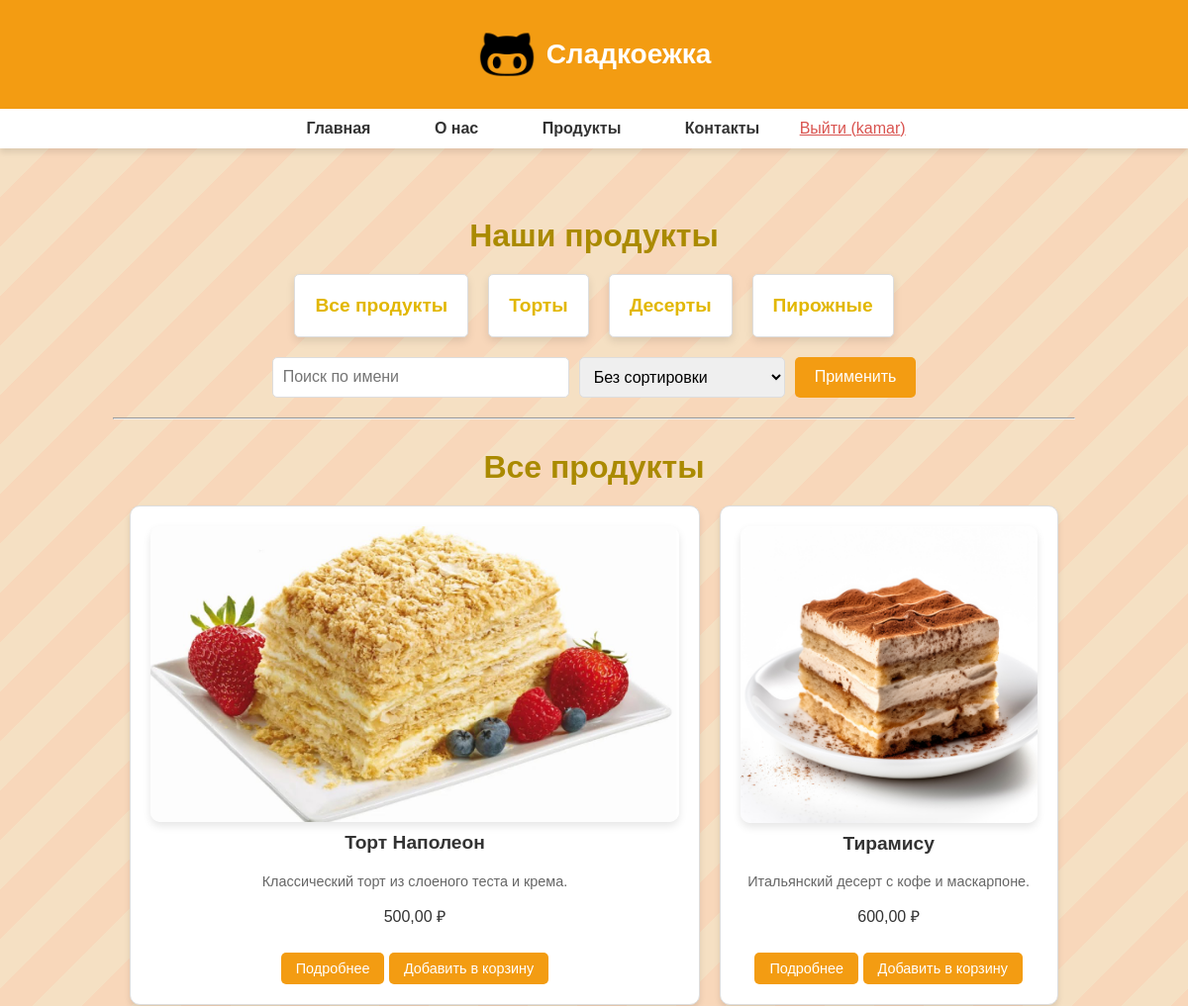
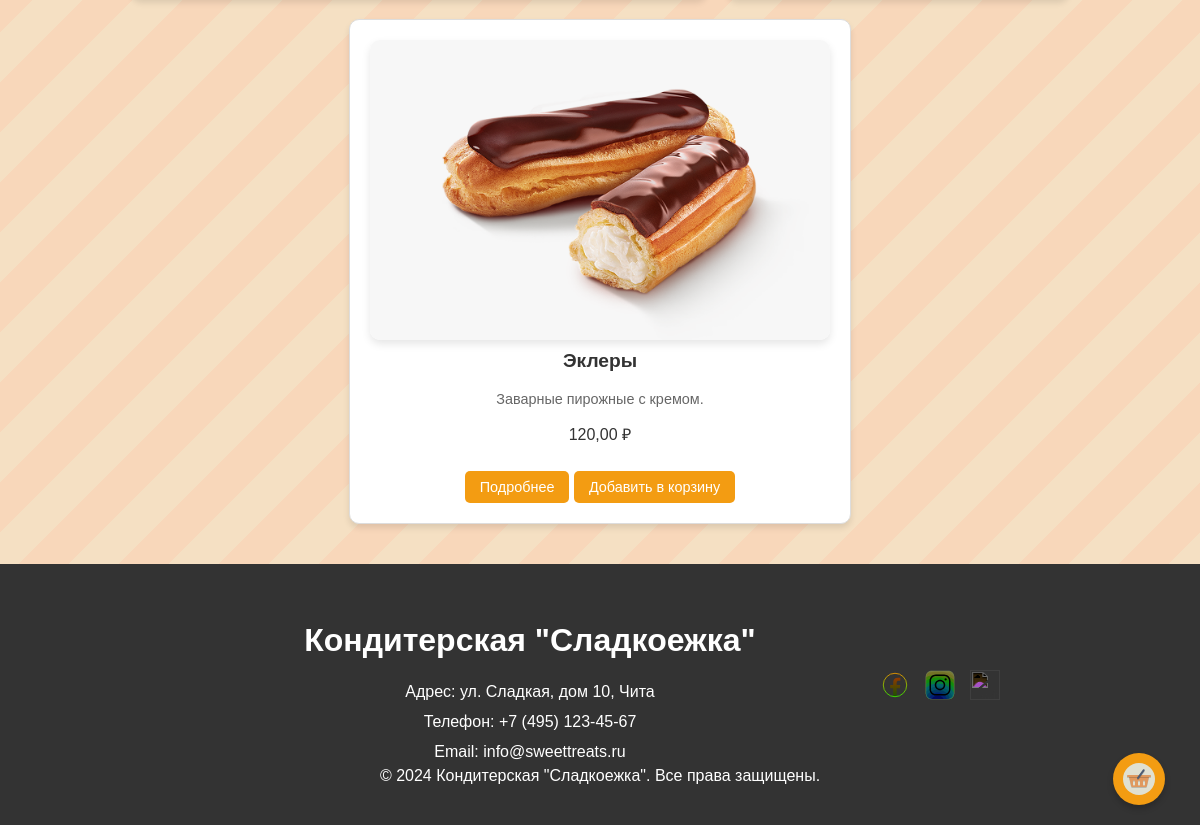
The page /products/ (signed in) on the database its author committed (2 pictures, top to bottom).
### shop/models.py (models this page shows, shortened)
class Product(models.Model):
    CATEGORY_CHOICES = [
        ('Торты', 'Торты'),
        ('Десерты', 'Десерты'),
        ('Пирожные', 'Пирожные'),
    ]
    name = models.CharField(max_length=100, verbose_name="Название")
    description = models.TextField(verbose_name="Краткое описание")
    detailed_description = models.TextField(verbose_name="Подробное описание")
    price = models.DecimalField(max_digits=10, decimal_places=2, verbose_name="Цена")
    image = models.ImageField(upload_to='products/', verbose_name="Изображение")
    category = models.CharField(max_length=50, choices=CATEGORY_CHOICES, verbose_name="Категория")

### shop/views.py (the view)
# urls.py: path('products/', views.product_list, name='product_list'),
def product_list(request):
    category = request.GET.get('category')
    search_query = request.GET.get('search', '')
    sort_price = request.GET.get('sort_price', '')
    products = Product.objects.all()
    if category:
        products = products.filter(category=category)
    if search_query:
        products = products.filter(name__icontains=search_query)
    if sort_price == 'asc':
        products = products.order_by('price')
    elif sort_price == 'desc':
        products = products.order_by('-price')
    return render(request, 'shop/product_list.html', {
        'products': products,
        'category': category,
        'search_query': search_query,
        'sort_price': sort_price,
    })

### shop/templates/shop/product_list.html (shortened to what this page needs)
{% extends "shop/base.html" %}
{% block content %}
<div class="container">
    <h2 class="category-title">Наши продукты</h2>
    <div class="category-list">
        <div class="category-card">
            <a href="{% url 'product_list' %}" class="category-link">Все продукты</a>
        </div>
        <div class="category-card">
            <a href="{% url 'product_list' %}?category=Торты" class="category-link">Торты</a>
        </div>
        <div class="category-card">
            <a href="{% url 'product_list' %}?category=Десерты" class="category-link">Десерты</a>
        </div>
        <div class="category-card">
            <a href="{% url 'product_list' %}?category=Пирожные" class="category-link">Пирожные</a>
        </div>
    </div>
    <form method="get" class="filter-form">
        <input type="text" name="search" value="{{ search_query }}" placeholder="Поиск по имени" class="search-input">
        <select name="sort_price" class="sort-select">
            <option value="" {% if not sort_price %}selected{% endif %}>Без сортировки</option>
        </select>
        <button type="submit" class="btn">Применить</button>
    </form>
    <hr>
    <h2 class="category-title">
        {% if category %}Категория: {{ category }}{% else %}Все продукты{% endif %}
    </h2>
    <div class="product-list">
        {% for product in products %}
        <div class="product-card">
            <img src="{{ product.image.url }}" alt="{{ product.name }}" class="product-image">
            <h3>{{ product.name }}</h3>
            <p class="product-description">{{ product.description }}</p>
            <p class="price">{{ product.price }} ₽</p>
            <a href="{% url 'product_detail' product.id %}" class="btn">Подробнее</a>
            <a href="{% url 'add_to_cart' product.id %}" class="btn">Добавить в корзину</a>
        </div>
        {% endfor %}
    </div>
</div>
{% endblock %}

### shop/templates/shop/base.html (shortened to what this page needs)
{% load static %}
<html lang="en">
<head>
    <link rel="stylesheet" href="{% static 'css/styles.css' %}">
</head>
<body>
    <header class="header">
        <div class="logo">
            <img src="{% static 'images/logo.jpg' %}" alt="Логотип Кондитерской">
            <h1>Сладкоежка</h1>
        </div>
    </header>
    <nav>
        <a href="{% url 'index' %}">Главная</a>
        <a href="{% url 'about' %}">О нас</a>
        <a href="{% url 'product_list' %}">Продукты</a>
        <a href="{% url 'contacts' %}">Контакты</a>
        {% if user.is_authenticated %}
            <a href="{% url 'cart_detail' %}" class="cart-icon">
                <img src="{% static 'icons/cart.svg' %}" alt="Корзина">
            </a>
        {% else %}
            <a href="{% url 'auth' %}">Войти/Регистрация</a>
        {% endif %}
        {% if user.is_authenticated %}
            <form action="{% url 'logout' %}" method="post" style="display: inline;">
                <button type="submit" class="logout">Выйти ({{ user.username }})</button>
            </form>
        {% endif %}
    </nav>
    <div class="container">
        {% block content %}{% endblock %}
    </div>
    <footer class="footer">
        <div class="footer-container">
            <div class="footer-info">
                <h1>Кондитерская "Сладкоежка"</h1>
                <p>Адрес: ул. Сладкая, дом 10, Чита</p>
                <p>Телефон: +7 (495) 123-45-67</p>
                <p>Email: info@sweettreats.ru</p>
            </div>
            <div class="footer-social">
                <a href="#" class="social-link"><img src="{% static 'icons/facebook.svg' %}" alt="Facebook"></a>
                <a href="#" class="social-link"><img src="{% static 'icons/instagram.svg' %}" alt="Instagram"></a>
                <a href="#" class="social-link"><img src="{% static 'icons/twitter.svg' %}" alt="Twitter"></a>
            </div>
        </div>
        <p class="footer-copyright">&copy; 2024 Кондитерская "Сладкоежка". Все права защищены.</p>
    </footer>
</body>
</html>

### shop/static/css/styles.css (style rules this page uses)
body { font-family: 'Poppins', sans-serif; margin: 0; padding: 0; background: linear-gradient(135deg, #f8d7ba 25%, #f5e0c3 25%, #f5e0c3 50%, #f8d7ba 50%, #f8d7ba 75%, #f5e0c3 75%, #f5e0c3 100%); background-size: 100px 100px; color: #333; }
h2 { color: #2c3e50; text-align: center; font-size: 2em; margin-top: 30px; }
.header { background-color: #f39c12; padding: 20px; text-align: center; color: white; }
header .logo { display: flex; align-items: center; justify-content: center; }
header .logo img { width: 60px; height: 60px; margin-right: 10px; }
header .logo h1 { font-size: 28px; color: white; }
.logout { background: none; color: #d9534f; border: none; text-decoration: underline; cursor: pointer; font-size: inherit; }
nav { background-color: #fff; padding: 10px; text-align: center; box-shadow: 0 4px 6px rgba(0, 0, 0, 0.1); }
nav a { margin: 0 15px; color: #333; text-decoration: none; font-weight: bold; transition: color 0.3s, background-color 0.3s; padding: 5px 15px; border-radius: 5px; }
.container { padding: 20px; width: 90%; max-width: 1200px; margin: auto; }
.category-title { font-size: 2em; color: #aa8a00; margin-bottom: 20px; text-align: center; }
.product-list { display: flex; flex-wrap: wrap; gap: 20px; justify-content: center; }
.product-card { background-color: white; border: 1px solid #ddd; border-radius: 10px; padding: 20px; text-align: center; box-shadow: 0 4px 6px rgba(0, 0, 0, 0.1); transition: transform 0.3s; }
.product-card img { max-width: 100%; border-radius: 10px; }
.product-card h3 { font-size: 1.2em; color: #333; margin-top: 10px; }
.product-card .btn { margin-top: 10px; display: inline-block; background-color: #f39c12; color: white; padding: 8px 15px; border-radius: 5px; text-decoration: none; transition: background-color 0.3s; }
.product-description { font-size: 0.9rem; color: #666; max-height: 50px; overflow: hidden; }
.product-image { max-width: 300px; max-height: 300px; width: 100%; height: auto; border-radius: 8px; box-shadow: 0 4px 8px rgba(0, 0, 0, 0.1); }
.category-list { display: flex; flex-wrap: wrap; gap: 20px; justify-content: center; }
.category-card { background-color: #fff; border: 1px solid #ddd; border-radius: 5px; padding: 20px; text-align: center; box-shadow: 0 4px 8px rgba(0, 0, 0, 0.1); transition: transform 0.2s; }
.category-link { font-size: 1.2em; color: #e2b700; text-decoration: none; font-weight: bold; }
.footer { background-color: #333; color: #fff; padding: 40px 20px; text-align: center; font-size: 16px; }
.footer-container { display: flex; flex-direction: row; justify-content: space-between; align-items: center; flex-wrap: wrap; max-width: 800px; margin: 0 auto; gap: 20px; }
.footer-info { flex: 1; min-width: 250px; text-align: center; line-height: 30px }
.footer-info p { margin: 5px 0; }
.footer-social { display: flex; gap: 15px; justify-content: center; }
.footer-social .social-link { display: inline-block; width: 30px; height: 30px; transition: transform 0.3s; }
.footer-social .social-link img { width: 100%; height: auto; filter: invert(1); transition: filter 0.3s; }
.footer a { color: #ccc; text-decoration: none; transition: color 0.3s; }
.footer p { margin: 0; }
.cart-icon { position: fixed; bottom: 20px; right: 20px; z-index: 1000; background-color: #f39c12; border-radius: 50%; padding: 10px; box-shadow: 0 4px 6px rgba(0, 0, 0, 0.2); transition: transform 0.3s, background-color 0.3s; }
.cart-icon img { width: 32px; height: 32px; display: block; }
.btn { display: inline-block; padding: 8px 15px; font-size: 0.9rem; text-decoration: none; border-radius: 5px; color: white; text-align: center; cursor: pointer; transition: background-color 0.3s; }
.filter-form { display: flex; gap: 10px; justify-content: center; margin: 20px 0; }
.search-input { padding: 10px; font-size: 1rem; border: 1px solid #ddd; border-radius: 5px; flex: 1; max-width: 300px; }
.sort-select { padding: 10px; font-size: 1rem; border: 1px solid #ddd; border-radius: 5px; }
.filter-form .btn { background-color: #f39c12; color: white; padding: 10px 20px; border: none; border-radius: 5px; font-size: 1rem; cursor: pointer; transition: background-color 0.3s ease; }

### rows shown on the page
Product: image (picture), name "Торт Наполеон", description "Классический торт из слоеного теста и крема.", price "500,00"
Product: image (picture), name "Тирамису", description "Итальянский десерт с кофе и маскарпоне.", price "600,00"
Product: image (picture), name "Эклеры", description "Заварные пирожные с кремом.", price "120,00"

### other values the page prints
{{ user.username }} "kamar"
